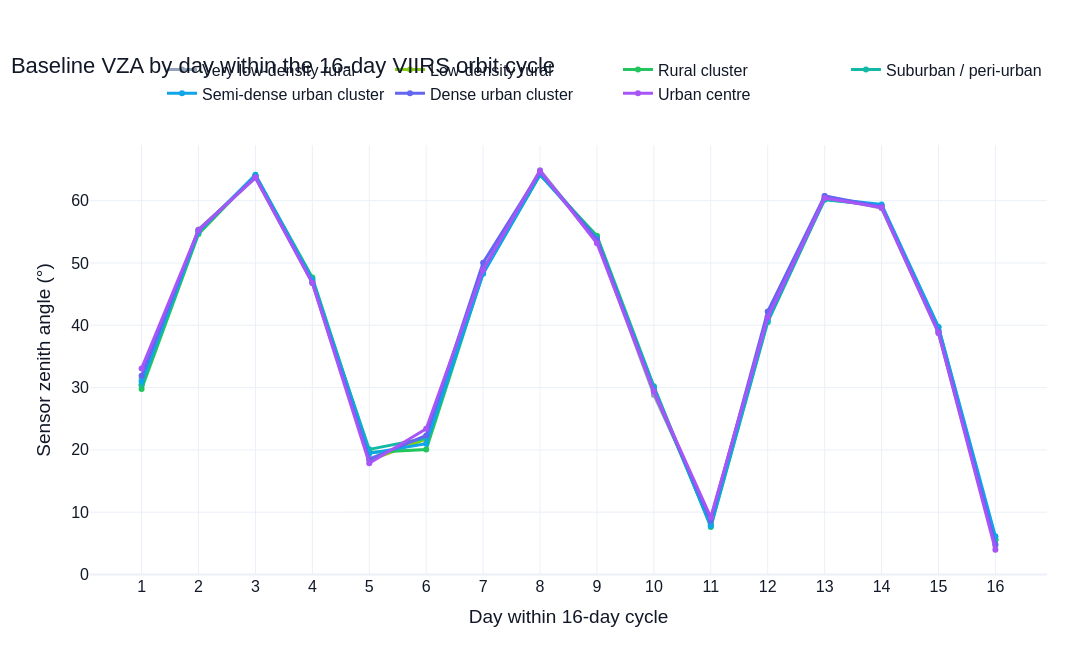

Notebook code for this chart:
### Markdown cell above
**Table 6 — Baseline orbital-periodicity diagnostics.** `lag16_vza_r` measures repetition after 16 days; `orbit_day_vza_r2` measures how much baseline VZA variation is structured by orbit day.

**RQ2 relevance:** a strong orbital VZA cycle creates a mechanism for artificial periodicity in radiance. A comparable 16-day radiance pattern should not be interpreted as short-term recovery variation without sensitivity testing.

### Code cell
orbit_profile = (
    orbit_daily.groupby(
        ["class_code", "settlement_class", "orbit_day"],
        observed=True,
    )
    .agg(
        vza_median=("vza_mean", "median"),
        vza_p10=("vza_mean", lambda values: values.quantile(0.10)),
        vza_p90=("vza_mean", lambda values: values.quantile(0.90)),
        dates=("date", "nunique"),
    )
    .reset_index()
)

fig = go.Figure()

for (class_code, settlement_class), group in orbit_profile.groupby(
    ["class_code", "settlement_class"],
    observed=True,
):
    fig.add_trace(
        go.Scatter(
            x=group["orbit_day"],
            y=group["vza_median"],
            mode="lines+markers",
            name=settlement_class,
            line={
                "color": GHSL_CLASS_COLORS.get(class_code, "#666666"),
                "width": 3,
            },
            customdata=np.column_stack(
                [group["vza_p10"], group["vza_p90"], group["dates"]]
            ),
            hovertemplate=(
                "Orbit day: %{x}<br>"
                "Median VZA: %{y:.1f}°<br>"
                "P10-P90: %{customdata[0]:.1f}° to "
                "%{customdata[1]:.1f}°<br>"
                "Dates: %{customdata[2]:.0f}"
                "<extra></extra>"
            ),
        )
    )

fig.update_xaxes(
    title_text="Day within 16-day cycle",
    dtick=1,
)
fig.update_yaxes(title_text="Sensor zenith angle (°)")

fig.update_layout(
    title={
        "text": "Baseline VZA by day within the 16-day VIIRS orbit cycle",
        "x": 0.01,
        "xanchor": "left",
    },
    template="plotly_white",
    paper_bgcolor="rgba(0,0,0,0)",
    plot_bgcolor="white",
    font={"family": "Arial", "size": 16, "color": "#111827"},
    legend={
        "orientation": "h",
        "yanchor": "bottom",
        "y": 1.08,
        "xanchor": "right",
        "x": 1,
    },
    margin={"l": 90, "r": 45, "t": 145, "b": 75},
    width=1450,
    height=650,
)

fig.show()
fig.write_html(
    FIGURE_DIR / "04_baseline_vza_orbit_cycle.html",
    include_plotlyjs="cdn",
)

### Figure 1 — Plotly figure (JSON) as saved in the notebook; plotly's stock layout.template omitted (floating-point values rounded to 4 significant figures)
{"data": [{"customdata": [[30.02, 32.08, 5.0], [53.55, 55.81, 5.0], [63.33, 64.68, 6.0], [46.5, 48.0, 7.0], [16.88, 20.68, 7.0], [21.19, 22.72, 5.0], [48.26, 50.09, 4.0], [64.05, 65.14, 6.0], [52.96, 54.87, 8.0], [28.09, 29.53, 8.0], [8.388, 9.716, 4.0], [40.13, 41.68, 6.0], [60.19, 61.32, 5.0], [58.36, 58.89, 5.0], [38.4, 40.4, 6.0], [3.643, 6.95, 7.0]], "hovertemplate": "Orbit day: %{x}<br>Median VZA: %{y:.1f}°<br>P10-P90: %{customdata[0]:.1f}° to %{customdata[1]:.1f}°<br>Dates: %{customdata[2]:.0f}<extra></extra>", "line": {"color": "#94A3B8", "width": 3}, "mode": "lines+markers", "name": "Very low-density rural", "type": "scatter", "x": [1, 2, 3, 4, 5, 6, 7, 8, 9, 10, 11, 12, 13, 14, 15, 16], "y": [31.44, 55.39, 63.65, 46.97, 18.58, 21.81, 48.92, 64.89, 53.61, 28.82, 9.019, 41.45, 60.75, 58.79, 38.72, 4.558]}, {"customdata": [[28.84, 31.84, 6.0], [53.59, 56.22, 6.0], [63.51, 64.12, 5.0], [46.81, 48.05, 7.0], [16.13, 20.56, 9.0], [18.56, 23.59, 7.0], [48.07, 49.85, 5.0], [63.96, 64.91, 6.0], [53.31, 54.81, 9.0], [28.44, 31.06, 9.0], [7.977, 9.794, 4.0], [40.57, 42.99, 7.0], [60.08, 61.46, 5.0], [58.41, 59.23, 5.0], [38.46, 39.66, 6.0], [3.887, 5.996, 6.0]], "hovertemplate": "Orbit day: %{x}<br>Median VZA: %{y:.1f}°<br>P10-P90: %{customdata[0]:.1f}° to %{customdata[1]:.1f}°<br>Dates: %{customdata[2]:.0f}<extra></extra>", "line": {"color": "#84CC16", "width": 3}, "mode": "lines+markers", "name": "Low-density rural", "type": "scatter", "x": [1, 2, 3, 4, 5, 6, 7, 8, 9, 10, 11, 12, 13, 14, 15, 16], "y": [30.32, 55.15, 63.84, 47.28, 18.3, 21.72, 48.79, 64.33, 54.06, 29.56, 8.057, 40.99, 60.43, 59.0, 39.06, 5.544]}, {"customdata": [[28.89, 31.94, 6.0], [52.79, 56.43, 6.0], [63.81, 64.48, 5.0], [47.39, 48.57, 6.0], [16.36, 20.76, 8.0], [19.51, 21.18, 5.0], [47.91, 50.05, 4.0], [63.76, 64.57, 7.0], [53.58, 55.34, 8.0], [29.3, 31.89, 9.0], [7.129, 9.658, 4.0], [39.98, 41.03, 7.0], [59.79, 61.6, 5.0], [58.69, 59.55, 5.0], [39.22, 40.42, 6.0], [4.428, 6.809, 6.0]], "hovertemplate": "Orbit day: %{x}<br>Median VZA: %{y:.1f}°<br>P10-P90: %{customdata[0]:.1f}° to %{customdata[1]:.1f}°<br>Dates: %{customdata[2]:.0f}<extra></extra>", "line": {"color": "#22C55E", "width": 3}, "mode": "lines+markers", "name": "Rural cluster", "type": "scatter", "x": [1, 2, 3, 4, 5, 6, 7, 8, 9, 10, 11, 12, 13, 14, 15, 16], "y": [29.79, 54.66, 64.07, 47.66, 19.61, 20.06, 48.39, 64.11, 54.36, 30.21, 7.614, 40.51, 60.27, 59.16, 39.68, 5.551]}, {"customdata": [[26.61, 31.45, 7.0], [53.69, 56.4, 7.0], [63.65, 64.67, 6.0], [46.77, 48.23, 7.0], [17.11, 21.62, 8.0], [19.47, 24.07, 8.0], [47.98, 50.03, 5.0], [63.81, 64.8, 7.0], [53.18, 55.62, 9.0], [28.44, 31.42, 9.0], [7.175, 10.39, 4.0], [40.49, 43.38, 7.0], [60.01, 61.51, 5.0], [58.01, 59.38, 5.0], [38.07, 39.83, 6.0], [5.537, 6.093, 6.0]], "hovertemplate": "Orbit day: %{x}<br>Median VZA: %{y:.1f}°<br>P10-P90: %{customdata[0]:.1f}° to %{customdata[1]:.1f}°<br>Dates: %{customdata[2]:.0f}<extra></extra>", "line": {"color": "#14B8A6", "width": 3}, "mode": "lines+markers", "name": "Suburban / peri-urban", "type": "scatter", "x": [1, 2, 3, 4, 5, 6, 7, 8, 9, 10, 11, 12, 13, 14, 15, 16], "y": [30.49, 55.1, 64.0, 46.98, 20.08, 21.88, 48.7, 64.41, 54.13, 29.59, 7.932, 41.37, 60.16, 59.23, 39.14, 5.685]}, {"customdata": [[28.81, 34.1, 7.0], [53.86, 56.79, 7.0], [63.75, 64.83, 6.0], [46.85, 48.46, 7.0], [16.98, 21.42, 7.0], [19.3, 23.32, 7.0], [46.48, 49.44, 6.0], [63.81, 64.88, 7.0], [53.53, 54.44, 7.0], [28.79, 31.38, 9.0], [6.722, 12.31, 5.0], [40.01, 42.29, 7.0], [59.86, 61.37, 5.0], [58.14, 59.72, 5.0], [38.6, 39.9, 6.0], [6.009, 7.526, 4.0]], "hovertemplate": "Orbit day: %{x}<br>Median VZA: %{y:.1f}°<br>P10-P90: %{customdata[0]:.1f}° to %{customdata[1]:.1f}°<br>Dates: %{customdata[2]:.0f}<extra></extra>", "line": {"color": "#0EA5E9", "width": 3}, "mode": "lines+markers", "name": "Semi-dense urban cluster", "type": "scatter", "x": [1, 2, 3, 4, 5, 6, 7, 8, 9, 10, 11, 12, 13, 14, 15, 16], "y": [31.03, 54.99, 64.18, 47.36, 19.44, 20.99, 48.28, 64.25, 53.83, 30.0, 7.799, 40.74, 60.37, 59.4, 39.74, 6.12]}, {"customdata": [[27.13, 32.3, 7.0], [53.93, 56.41, 8.0], [63.4, 64.62, 6.0], [46.32, 47.3, 6.0], [15.89, 20.43, 7.0], [19.12, 24.18, 7.0], [48.48, 50.27, 5.0], [63.72, 65.09, 7.0], [52.52, 54.86, 9.0], [27.65, 31.19, 9.0], [7.476, 11.1, 4.0], [41.02, 44.84, 8.0], [60.26, 61.95, 6.0], [57.64, 59.21, 5.0], [37.61, 39.76, 6.0], [3.56, 6.442, 6.0]], "hovertemplate": "Orbit day: %{x}<br>Median VZA: %{y:.1f}°<br>P10-P90: %{customdata[0]:.1f}° to %{customdata[1]:.1f}°<br>Dates: %{customdata[2]:.0f}<extra></extra>", "line": {"color": "#6366F1", "width": 3}, "mode": "lines+markers", "name": "Dense urban cluster", "type": "scatter", "x": [1, 2, 3, 4, 5, 6, 7, 8, 9, 10, 11, 12, 13, 14, 15, 16], "y": [31.89, 55.3, 63.78, 46.8, 18.49, 22.32, 50.04, 64.58, 53.78, 29.36, 8.643, 42.22, 60.77, 59.01, 38.95, 4.834]}, {"customdata": [[32.06, 34.11, 4.0], [55.06, 56.02, 4.0], [63.33, 64.05, 5.0], [46.17, 47.12, 6.0], [15.07, 18.68, 4.0], [21.32, 23.9, 6.0], [48.12, 49.65, 5.0], [64.55, 65.53, 5.0], [52.51, 53.6, 4.0], [28.2, 30.37, 8.0], [7.912, 11.04, 4.0], [41.06, 42.47, 5.0], [60.04, 61.33, 5.0], [58.03, 59.48, 4.0], [36.72, 39.49, 6.0], [2.175, 5.891, 4.0]], "hovertemplate": "Orbit day: %{x}<br>Median VZA: %{y:.1f}°<br>P10-P90: %{customdata[0]:.1f}° to %{customdata[1]:.1f}°<br>Dates: %{customdata[2]:.0f}<extra></extra>", "line": {"color": "#A855F7", "width": 3}, "mode": "lines+markers", "name": "Urban centre", "type": "scatter", "x": [1, 2, 3, 4, 5, 6, 7, 8, 9, 10, 11, 12, 13, 14, 15, 16], "y": [33.07, 55.28, 63.71, 46.78, 17.87, 23.39, 48.92, 64.82, 53.18, 29.41, 9.184, 41.29, 60.44, 58.89, 38.77, 3.968]}], "layout": {"font": {"color": "#111827", "family": "Arial", "size": 16}, "height": 650, "legend": {"orientation": "h", "x": 1, "xanchor": "right", "y": 1.08, "yanchor": "bottom"}, "margin": {"b": 75, "l": 90, "r": 45, "t": 145}, "paper_bgcolor": "rgba(0,0,0,0)", "plot_bgcolor": "white", "title": {"text": "Baseline VZA by day within the 16-day VIIRS orbit cycle", "x": 0.01, "xanchor": "left"}, "width": 1450, "xaxis": {"dtick": 1, "title": {"text": "Day within 16-day cycle"}}, "yaxis": {"title": {"text": "Sensor zenith angle (°)"}}}}
